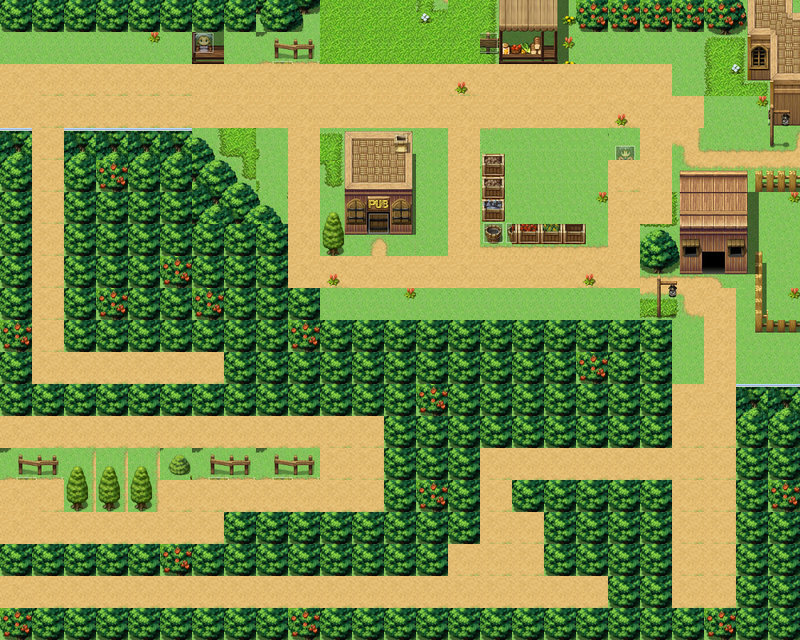

Tiled map render using the project's own tile images. Description and the map definition, with tile-layer contents summarised, below:
An orthogonal 25x20 tile map with 32x32 px tiles, 1 tile layer (块层 1).

<map version="1.0" orientation="orthogonal" width="25" height="20" tilewidth="32" tileheight="32">
 <tileset firstgid="1" name="stoan_village_market_map_for_rpg_by_mizushima_hikaru-d5rhe12" tilewidth="32" tileheight="32">
  <image source="village.jpg" width="900" height="657" />
  <tile id="17">
   <properties>
    <property name="prop" value="0" />
   </properties>
  </tile>
  <tile id="18">
   <properties>
    <property name="prop" value="0" />
   </properties>
  </tile>
  <tile id="27">
   <properties>
    <property name="prop" value="0" />
   </properties>
  </tile>
  <tile id="52">
   <properties>
    <property name="prop" value="0" />
   </properties>
  </tile>
  <tile id="53">
   <properties>
    <property name="prop" value="0" />
   </properties>
  </tile>
  <tile id="55">
   <properties>
    <property name="prop" value="0" />
   </properties>
  </tile>
  <tile id="77">
   <properties>
    <property name="prop" value="0" />
   </properties>
  </tile>
  <tile id="81">
   <properties>
    <property name="prop" value="0" />
   </properties>
  </tile>
  <tile id="82">
   <properties>
    <property name="prop" value="0" />
   </properties>
  </tile>
  <tile id="92">
   <properties>
    <property name="prop" value="0" />
   </properties>
  </tile>
  <tile id="108">
   <properties>
    <property name="prop" value="0" />
   </properties>
  </tile>
  <tile id="115">
   <properties>
    <property name="prop" value="0" />
   </properties>
  </tile>
  <tile id="116">
   <properties>
    <property name="prop" value="0" />
   </properties>
  </tile>
  <tile id="118">
   <properties>
    <property name="prop" value="0" />
   </properties>
  </tile>
  <tile id="136">
   <properties>
    <property name="prop" value="0" />
   </properties>
  </tile>
  <tile id="143">
   <properties>
    <property name="prop" value="0" />
   </properties>
  </tile>
  <tile id="144">
   <properties>
    <property name="prop" value="7" />
   </properties>
  </tile>
  <tile id="145">
   <properties>
    <property name="prop" value="4" />
   </properties>
  </tile>
  <tile id="146">
   <properties>
    <property name="prop" value="0" />
   </properties>
  </tile>
  <tile id="179">
   <properties>
    <property name="prop" value="1" />
   </properties>
  </tile>
  <tile id="180">
   <properties>
    <property name="prop" value="2" />
   </properties>
  </tile>
  <tile id="190">
   <properties>
    <property name="prop" value="3" />
   </properties>
  </tile>
  <tile id="208">
   <properties>
    <property name="prop" value="2" />
   </properties>
  </tile>
  <tile id="210">
   <properties>
    <property name="prop" value="2" />
   </properties>
  </tile>
  <tile id="236">
   <properties>
    <property name="prop" value="2" />
   </properties>
  </tile>
  <tile id="237">
   <properties>
    <property name="prop" value="2" />
   </properties>
  </tile>
  <tile id="238">
   <properties>
    <property name="prop" value="4" />
   </properties>
  </tile>
  <tile id="239">
   <properties>
    <property name="prop" value="2" />
   </properties>
  </tile>
  <tile id="244">
   <properties>
    <property name="prop" value="2" />
   </properties>
  </tile>
  <tile id="262">
   <properties>
    <property name="prop" value="0" />
   </properties>
  </tile>
  <tile id="264">
   <properties>
    <property name="prop" value="2" />
   </properties>
  </tile>
  <tile id="266">
   <properties>
    <property name="prop" value="4" />
   </properties>
  </tile>
  <tile id="276">
   <properties>
    <property name="prop" value="0" />
   </properties>
  </tile>
  <tile id="290">
   <properties>
    <property name="prop" value="0" />
   </properties>
  </tile>
  <tile id="292">
   <properties>
    <property name="prop" value="2" />
   </properties>
  </tile>
  <tile id="293">
   <properties>
    <property name="prop" value="2" />
   </properties>
  </tile>
  <tile id="294">
   <properties>
    <property name="prop" value="2" />
   </properties>
  </tile>
  <tile id="295">
   <properties>
    <property name="prop" value="2" />
   </properties>
  </tile>
  <tile id="296">
   <properties>
    <property name="prop" value="2" />
   </properties>
  </tile>
  <tile id="297">
   <properties>
    <property name="prop" value="2" />
   </properties>
  </tile>
  <tile id="301">
   <properties>
    <property name="prop" value="2" />
   </properties>
  </tile>
  <tile id="302">
   <properties>
    <property name="prop" value="2" />
   </properties>
  </tile>
  <tile id="303">
   <properties>
    <property name="prop" value="2" />
   </properties>
  </tile>
  <tile id="304">
   <properties>
    <property name="prop" value="0" />
   </properties>
  </tile>
  <tile id="329">
   <properties>
    <property name="prop" value="0" />
   </properties>
  </tile>
  <tile id="330">
   <properties>
    <property name="prop" value="0" />
   </properties>
  </tile>
  <tile id="331">
   <properties>
    <property name="prop" value="0" />
   </properties>
  </tile>
  <tile id="385">
   <properties>
    <property name="prop" value="0" />
   </properties>
  </tile>
  <tile id="386">
   <properties>
    <property name="prop" value="0" />
   </properties>
  </tile>
  <tile id="387">
   <properties>
    <property name="prop" value="0" />
   </properties>
  </tile>
  <tile id="412">
   <properties>
    <property name="prop" value="0" />
   </properties>
  </tile>
  <tile id="413">
   <properties>
    <property name="prop" value="0" />
   </properties>
  </tile>
  <tile id="414">
   <properties>
    <property name="prop" value="0" />
   </properties>
  </tile>
  <tile id="415">
   <properties>
    <property name="prop" value="0" />
   </properties>
  </tile>
  <tile id="422">
   <properties>
    <property name="prop" value="2" />
   </properties>
  </tile>
  <tile id="440">
   <properties>
    <property name="prop" value="0" />
   </properties>
  </tile>
  <tile id="441">
   <properties>
    <property name="prop" value="0" />
   </properties>
  </tile>
  <tile id="442">
   <properties>
    <property name="prop" value="0" />
   </properties>
  </tile>
  <tile id="443">
   <properties>
    <property name="prop" value="0" />
   </properties>
  </tile>
  <tile id="448">
   <properties>
    <property name="prop" value="0" />
   </properties>
  </tile>
  <tile id="449">
   <properties>
    <property name="prop" value="0" />
   </properties>
  </tile>
  <tile id="468">
   <properties>
    <property name="prop" value="2" />
   </properties>
  </tile>
  <tile id="469">
   <properties>
    <property name="prop" value="2" />
   </properties>
  </tile>
  <tile id="476">
   <properties>
    <property name="prop" value="0" />
   </properties>
  </tile>
  <tile id="477">
   <properties>
    <property name="prop" value="0" />
   </properties>
  </tile>
  <tile id="499">
   <properties>
    <property name="prop" value="0" />
   </properties>
  </tile>
  <tile id="504">
   <properties>
    <property name="prop" value="0" />
   </properties>
  </tile>
  <tile id="505">
   <properties>
    <property name="prop" value="0" />
   </properties>
  </tile>
  <tile id="506">
   <properties>
    <property name="prop" value="0" />
   </properties>
  </tile>
  <tile id="527">
   <properties>
    <property name="prop" value="0" />
   </properties>
  </tile>
  <tile id="528">
   <properties>
    <property name="prop" value="0" />
   </properties>
  </tile>
  <tile id="533">
   <properties>
    <property name="prop" value="0" />
   </properties>
  </tile>
 </tileset>
 <layer name="块层 1" width="25" height="20">
  <data>[500 cells, 500 non-empty, 86 distinct tile ids]</data>
 </layer>
</map>